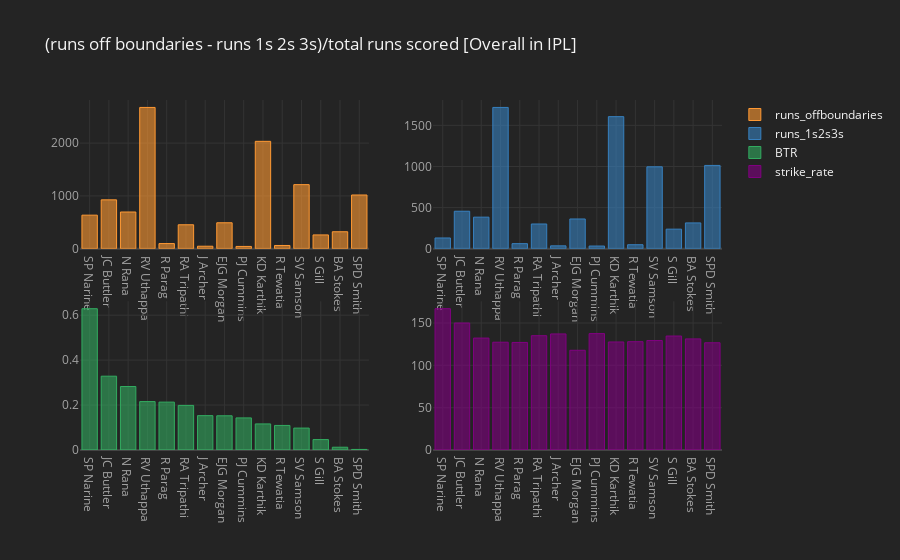
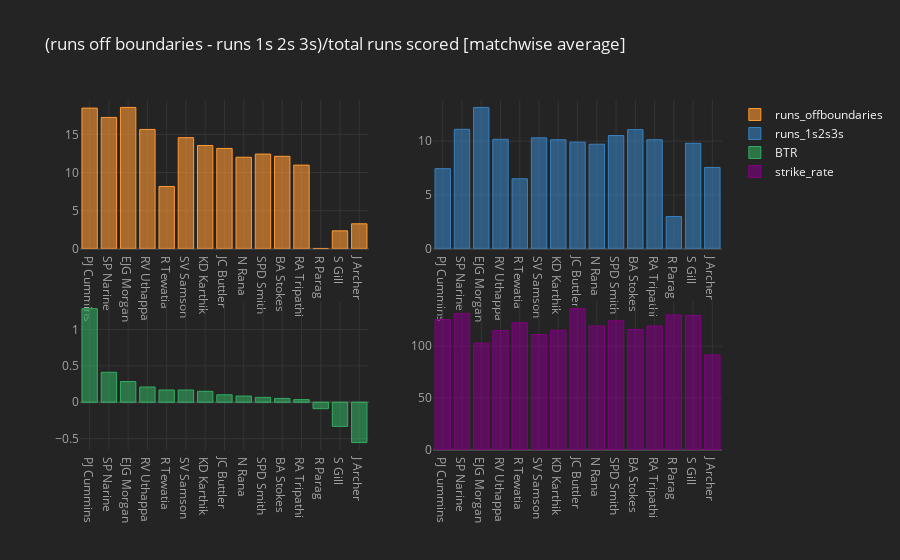
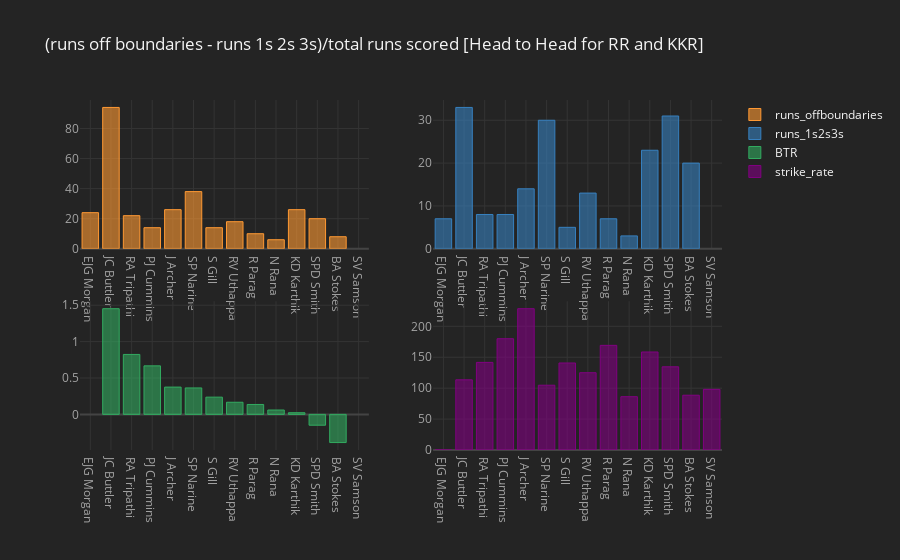
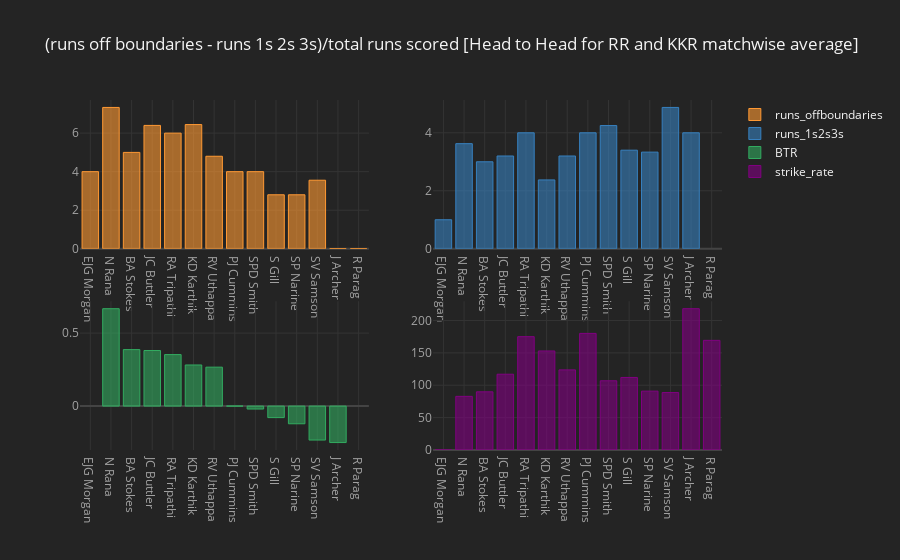

The notebook cell saved with these charts, in order:
### Markdown cell above
## Plots for above results

### Code cell
import numpy as np
import cufflinks as cf

def cufflinks_plot(plot_data, label):
    cf.set_config_file(theme='pearl',sharing='public',offline=True)
    plot_data.iplot(kind="bar",x = "batsman",
                            subplots=True,
                          sortbars=True,
                          keys = ["runs_offboundaries", "runs_1s2s3s", "BTR", "strike_rate"],
                          title= label,
                          theme="henanigans")

cufflinks_plot(KKR_RR_boundaries, "(runs off boundaries - runs 1s 2s 3s)/total runs scored [Overall in IPL]")
cufflinks_plot(boundaries_runs_ratio, "(runs off boundaries - runs 1s 2s 3s)/total runs scored [matchwise average]")
cufflinks_plot(KKR_RR_boundaries_faceoff, "(runs off boundaries - runs 1s 2s 3s)/total runs scored [Head to Head for RR and KKR]")
cufflinks_plot(boundaries_runs_ratio_faceoff, "(runs off boundaries - runs 1s 2s 3s)/total runs scored [Head to Head for RR and KKR matchwise average]")

### Figure 1 — Plotly figure (JSON) as saved in the notebook; plotly's stock layout.template omitted (floating-point values rounded to 4 significant figures)
{"data": [{"marker": {"color": "rgba(255, 153, 51, 0.6)", "line": {"color": "rgba(255, 153, 51, 1.0)", "width": 1}}, "name": "runs_offboundaries", "orientation": "v", "text": "", "type": "bar", "x": ["SP Narine", "JC Buttler", "N Rana", "RV Uthappa", "R Parag", "RA Tripathi", "J Archer", "EJG Morgan", "PJ Cummins", "KD Karthik", "R Tewatia", "SV Samson", "S Gill", "BA Stokes", "SPD Smith"], "xaxis": "x", "y": [636, 926, 696, 2676, 98, 454, 48, 492, 44, 2034, 62, 1214, 262, 322, 1018], "yaxis": "y"}, {"marker": {"color": "rgba(55, 128, 191, 0.6)", "line": {"color": "rgba(55, 128, 191, 1.0)", "width": 1}}, "name": "runs_1s2s3s", "orientation": "v", "text": "", "type": "bar", "x": ["SP Narine", "JC Buttler", "N Rana", "RV Uthappa", "R Parag", "RA Tripathi", "J Archer", "EJG Morgan", "PJ Cummins", "KD Karthik", "R Tewatia", "SV Samson", "S Gill", "BA Stokes", "SPD Smith"], "xaxis": "x2", "y": [131, 456, 384, 1718, 62, 301, 35, 362, 33, 1606, 49, 996, 238, 314, 1013], "yaxis": "y2"}, {"marker": {"color": "rgba(50, 171, 96, 0.6)", "line": {"color": "rgba(50, 171, 96, 1.0)", "width": 1}}, "name": "BTR", "orientation": "v", "text": "", "type": "bar", "x": ["SP Narine", "JC Buttler", "N Rana", "RV Uthappa", "R Parag", "RA Tripathi", "J Archer", "EJG Morgan", "PJ Cummins", "KD Karthik", "R Tewatia", "SV Samson", "S Gill", "BA Stokes", "SPD Smith"], "xaxis": "x3", "y": [0.6289, 0.3284, 0.2826, 0.2155, 0.213, 0.1984, 0.1529, 0.1522, 0.1429, 0.1161, 0.1092, 0.09754, 0.04642, 0.01236, 0.002443], "yaxis": "y3"}, {"marker": {"color": "rgba(128, 0, 128, 0.6)", "line": {"color": "rgba(128, 0, 128, 1.0)", "width": 1}}, "name": "strike_rate", "orientation": "v", "text": "", "type": "bar", "x": ["SP Narine", "JC Buttler", "N Rana", "RV Uthappa", "R Parag", "RA Tripathi", "J Archer", "EJG Morgan", "PJ Cummins", "KD Karthik", "R Tewatia", "SV Samson", "S Gill", "BA Stokes", "SPD Smith"], "xaxis": "x4", "y": [166.9, 150, 132.2, 127.3, 127.1, 135.0, 137.1, 117.8, 137.5, 127.6, 128.0, 129.3, 134.6, 131.2, 126.7], "yaxis": "y4"}], "layout": {"legend": {"bgcolor": "#242424", "font": {"color": "#F4F4F4"}}, "paper_bgcolor": "#242424", "plot_bgcolor": "#242424", "title": {"font": {"color": "#F4F4F4"}, "text": "(runs off boundaries - runs 1s 2s 3s)/total runs scored [Overall in IPL]"}, "xaxis": {"anchor": "y", "domain": [0, 0.45], "gridcolor": "#343434", "showgrid": true, "tickfont": {"color": "#A4A4A4"}, "title": {"font": {"color": "#A4A4A4"}, "text": ""}, "zerolinecolor": "#444444"}, "xaxis2": {"anchor": "y2", "domain": [0.55, 1], "gridcolor": "#343434", "showgrid": true, "tickfont": {"color": "#A4A4A4"}, "title": {"font": {"color": "#A4A4A4"}, "text": ""}, "zerolinecolor": "#444444"}, "xaxis3": {"anchor": "y3", "domain": [0, 0.45], "gridcolor": "#343434", "showgrid": true, "tickfont": {"color": "#A4A4A4"}, "title": {"font": {"color": "#A4A4A4"}, "text": ""}, "zerolinecolor": "#444444"}, "xaxis4": {"anchor": "y4", "domain": [0.55, 1], "gridcolor": "#343434", "showgrid": true, "tickfont": {"color": "#A4A4A4"}, "title": {"font": {"color": "#A4A4A4"}, "text": ""}, "zerolinecolor": "#444444"}, "yaxis": {"anchor": "x", "domain": [0.575, 1], "gridcolor": "#343434", "showgrid": true, "tickfont": {"color": "#A4A4A4"}, "title": {"font": {"color": "#A4A4A4"}, "text": ""}, "zerolinecolor": "#444444"}, "yaxis2": {"anchor": "x2", "domain": [0.575, 1], "gridcolor": "#343434", "showgrid": true, "tickfont": {"color": "#A4A4A4"}, "title": {"font": {"color": "#A4A4A4"}, "text": ""}, "zerolinecolor": "#444444"}, "yaxis3": {"anchor": "x3", "domain": [0, 0.425], "gridcolor": "#343434", "showgrid": true, "tickfont": {"color": "#A4A4A4"}, "title": {"font": {"color": "#A4A4A4"}, "text": ""}, "zerolinecolor": "#444444"}, "yaxis4": {"anchor": "x4", "domain": [0, 0.425], "gridcolor": "#343434", "showgrid": true, "tickfont": {"color": "#A4A4A4"}, "title": {"font": {"color": "#A4A4A4"}, "text": ""}, "zerolinecolor": "#444444"}}}

### Figure 2 — Plotly figure (JSON) as saved in the notebook; plotly's stock layout.template omitted (floating-point values rounded to 4 significant figures)
{"data": [{"marker": {"color": "rgba(255, 153, 51, 0.6)", "line": {"color": "rgba(255, 153, 51, 1.0)", "width": 1}}, "name": "runs_offboundaries", "orientation": "v", "text": "", "type": "bar", "x": ["PJ Cummins", "SP Narine", "EJG Morgan", "RV Uthappa", "R Tewatia", "SV Samson", "KD Karthik", "JC Buttler", "N Rana", "SPD Smith", "BA Stokes", "RA Tripathi", "R Parag", "S Gill", "J Archer"], "xaxis": "x", "y": [18.44, 17.22, 18.53, 15.65, 8.167, 14.57, 13.54, 13.16, 12, 12.42, 12.12, 10.97, 0, 2.348, 3.273], "yaxis": "y"}, {"marker": {"color": "rgba(55, 128, 191, 0.6)", "line": {"color": "rgba(55, 128, 191, 1.0)", "width": 1}}, "name": "runs_1s2s3s", "orientation": "v", "text": "", "type": "bar", "x": ["PJ Cummins", "SP Narine", "EJG Morgan", "RV Uthappa", "R Tewatia", "SV Samson", "KD Karthik", "JC Buttler", "N Rana", "SPD Smith", "BA Stokes", "RA Tripathi", "R Parag", "S Gill", "J Archer"], "xaxis": "x2", "y": [7.444, 11.1, 13.13, 10.17, 6.5, 10.31, 10.13, 9.907, 9.714, 10.52, 11.07, 10.13, 3, 9.8, 7.556], "yaxis": "y2"}, {"marker": {"color": "rgba(50, 171, 96, 0.6)", "line": {"color": "rgba(50, 171, 96, 1.0)", "width": 1}}, "name": "BTR", "orientation": "v", "text": "", "type": "bar", "x": ["PJ Cummins", "SP Narine", "EJG Morgan", "RV Uthappa", "R Tewatia", "SV Samson", "KD Karthik", "JC Buttler", "N Rana", "SPD Smith", "BA Stokes", "RA Tripathi", "R Parag", "S Gill", "J Archer"], "xaxis": "x3", "y": [1.286, 0.4117, 0.2845, 0.2094, 0.1681, 0.1677, 0.15, 0.1022, 0.08489, 0.06663, 0.05223, 0.03598, -0.08876, -0.3315, -0.5542], "yaxis": "y3"}, {"marker": {"color": "rgba(128, 0, 128, 0.6)", "line": {"color": "rgba(128, 0, 128, 1.0)", "width": 1}}, "name": "strike_rate", "orientation": "v", "text": "", "type": "bar", "x": ["PJ Cummins", "SP Narine", "EJG Morgan", "RV Uthappa", "R Tewatia", "SV Samson", "KD Karthik", "JC Buttler", "N Rana", "SPD Smith", "BA Stokes", "RA Tripathi", "R Parag", "S Gill", "J Archer"], "xaxis": "x4", "y": [125.6, 131.3, 102.8, 115.0, 122.4, 111.1, 115.2, 136.0, 119.4, 124.5, 116.0, 119.4, 130.0, 129.5, 91.49], "yaxis": "y4"}], "layout": {"legend": {"bgcolor": "#242424", "font": {"color": "#F4F4F4"}}, "paper_bgcolor": "#242424", "plot_bgcolor": "#242424", "title": {"font": {"color": "#F4F4F4"}, "text": "(runs off boundaries - runs 1s 2s 3s)/total runs scored [matchwise average]"}, "xaxis": {"anchor": "y", "domain": [0, 0.45], "gridcolor": "#343434", "showgrid": true, "tickfont": {"color": "#A4A4A4"}, "title": {"font": {"color": "#A4A4A4"}, "text": ""}, "zerolinecolor": "#444444"}, "xaxis2": {"anchor": "y2", "domain": [0.55, 1], "gridcolor": "#343434", "showgrid": true, "tickfont": {"color": "#A4A4A4"}, "title": {"font": {"color": "#A4A4A4"}, "text": ""}, "zerolinecolor": "#444444"}, "xaxis3": {"anchor": "y3", "domain": [0, 0.45], "gridcolor": "#343434", "showgrid": true, "tickfont": {"color": "#A4A4A4"}, "title": {"font": {"color": "#A4A4A4"}, "text": ""}, "zerolinecolor": "#444444"}, "xaxis4": {"anchor": "y4", "domain": [0.55, 1], "gridcolor": "#343434", "showgrid": true, "tickfont": {"color": "#A4A4A4"}, "title": {"font": {"color": "#A4A4A4"}, "text": ""}, "zerolinecolor": "#444444"}, "yaxis": {"anchor": "x", "domain": [0.575, 1], "gridcolor": "#343434", "showgrid": true, "tickfont": {"color": "#A4A4A4"}, "title": {"font": {"color": "#A4A4A4"}, "text": ""}, "zerolinecolor": "#444444"}, "yaxis2": {"anchor": "x2", "domain": [0.575, 1], "gridcolor": "#343434", "showgrid": true, "tickfont": {"color": "#A4A4A4"}, "title": {"font": {"color": "#A4A4A4"}, "text": ""}, "zerolinecolor": "#444444"}, "yaxis3": {"anchor": "x3", "domain": [0, 0.425], "gridcolor": "#343434", "showgrid": true, "tickfont": {"color": "#A4A4A4"}, "title": {"font": {"color": "#A4A4A4"}, "text": ""}, "zerolinecolor": "#444444"}, "yaxis4": {"anchor": "x4", "domain": [0, 0.425], "gridcolor": "#343434", "showgrid": true, "tickfont": {"color": "#A4A4A4"}, "title": {"font": {"color": "#A4A4A4"}, "text": ""}, "zerolinecolor": "#444444"}}}

### Figure 3 — Plotly figure (JSON) as saved in the notebook; plotly's stock layout.template omitted (floating-point values rounded to 4 significant figures)
{"data": [{"marker": {"color": "rgba(255, 153, 51, 0.6)", "line": {"color": "rgba(255, 153, 51, 1.0)", "width": 1}}, "name": "runs_offboundaries", "orientation": "v", "text": "", "type": "bar", "x": ["EJG Morgan", "JC Buttler", "RA Tripathi", "PJ Cummins", "J Archer", "SP Narine", "S Gill", "RV Uthappa", "R Parag", "N Rana", "KD Karthik", "SPD Smith", "BA Stokes", "SV Samson"], "xaxis": "x", "y": [24, 94, 22, 14, 26, 38, 14, 18, 10, 6, 26, 20, 8, ""], "yaxis": "y"}, {"marker": {"color": "rgba(55, 128, 191, 0.6)", "line": {"color": "rgba(55, 128, 191, 1.0)", "width": 1}}, "name": "runs_1s2s3s", "orientation": "v", "text": "", "type": "bar", "x": ["EJG Morgan", "JC Buttler", "RA Tripathi", "PJ Cummins", "J Archer", "SP Narine", "S Gill", "RV Uthappa", "R Parag", "N Rana", "KD Karthik", "SPD Smith", "BA Stokes", "SV Samson"], "xaxis": "x2", "y": [7, 33, 8, 8, 14, 30, 5, 13, 7, 3, 23, 31, 20, ""], "yaxis": "y2"}, {"marker": {"color": "rgba(50, 171, 96, 0.6)", "line": {"color": "rgba(50, 171, 96, 1.0)", "width": 1}}, "name": "BTR", "orientation": "v", "text": "", "type": "bar", "x": ["EJG Morgan", "JC Buttler", "RA Tripathi", "PJ Cummins", "J Archer", "SP Narine", "S Gill", "RV Uthappa", "R Parag", "N Rana", "KD Karthik", "SPD Smith", "BA Stokes", "SV Samson"], "xaxis": "x3", "y": [null, 1.452, 0.8235, 0.6667, 0.375, 0.3636, 0.2368, 0.1667, 0.1364, 0.06, 0.02308, -0.1486, -0.3871, ""], "yaxis": "y3"}, {"marker": {"color": "rgba(128, 0, 128, 0.6)", "line": {"color": "rgba(128, 0, 128, 1.0)", "width": 1}}, "name": "strike_rate", "orientation": "v", "text": "", "type": "bar", "x": ["EJG Morgan", "JC Buttler", "RA Tripathi", "PJ Cummins", "J Archer", "SP Narine", "S Gill", "RV Uthappa", "R Parag", "N Rana", "KD Karthik", "SPD Smith", "BA Stokes", "SV Samson"], "xaxis": "x4", "y": [0, 113.5, 141.7, 180, 228.6, 104.8, 140.7, 125, 169.2, 86.21, 158.5, 134.5, 88.57, 98.08], "yaxis": "y4"}], "layout": {"legend": {"bgcolor": "#242424", "font": {"color": "#F4F4F4"}}, "paper_bgcolor": "#242424", "plot_bgcolor": "#242424", "title": {"font": {"color": "#F4F4F4"}, "text": "(runs off boundaries - runs 1s 2s 3s)/total runs scored [Head to Head for RR and KKR]"}, "xaxis": {"anchor": "y", "domain": [0, 0.45], "gridcolor": "#343434", "showgrid": true, "tickfont": {"color": "#A4A4A4"}, "title": {"font": {"color": "#A4A4A4"}, "text": ""}, "zerolinecolor": "#444444"}, "xaxis2": {"anchor": "y2", "domain": [0.55, 1], "gridcolor": "#343434", "showgrid": true, "tickfont": {"color": "#A4A4A4"}, "title": {"font": {"color": "#A4A4A4"}, "text": ""}, "zerolinecolor": "#444444"}, "xaxis3": {"anchor": "y3", "domain": [0, 0.45], "gridcolor": "#343434", "showgrid": true, "tickfont": {"color": "#A4A4A4"}, "title": {"font": {"color": "#A4A4A4"}, "text": ""}, "zerolinecolor": "#444444"}, "xaxis4": {"anchor": "y4", "domain": [0.55, 1], "gridcolor": "#343434", "showgrid": true, "tickfont": {"color": "#A4A4A4"}, "title": {"font": {"color": "#A4A4A4"}, "text": ""}, "zerolinecolor": "#444444"}, "yaxis": {"anchor": "x", "domain": [0.575, 1], "gridcolor": "#343434", "showgrid": true, "tickfont": {"color": "#A4A4A4"}, "title": {"font": {"color": "#A4A4A4"}, "text": ""}, "zerolinecolor": "#444444"}, "yaxis2": {"anchor": "x2", "domain": [0.575, 1], "gridcolor": "#343434", "showgrid": true, "tickfont": {"color": "#A4A4A4"}, "title": {"font": {"color": "#A4A4A4"}, "text": ""}, "zerolinecolor": "#444444"}, "yaxis3": {"anchor": "x3", "domain": [0, 0.425], "gridcolor": "#343434", "showgrid": true, "tickfont": {"color": "#A4A4A4"}, "title": {"font": {"color": "#A4A4A4"}, "text": ""}, "zerolinecolor": "#444444"}, "yaxis4": {"anchor": "x4", "domain": [0, 0.425], "gridcolor": "#343434", "showgrid": true, "tickfont": {"color": "#A4A4A4"}, "title": {"font": {"color": "#A4A4A4"}, "text": ""}, "zerolinecolor": "#444444"}}}

### Figure 4 — Plotly figure (JSON) as saved in the notebook; plotly's stock layout.template omitted (floating-point values rounded to 4 significant figures)
{"data": [{"marker": {"color": "rgba(255, 153, 51, 0.6)", "line": {"color": "rgba(255, 153, 51, 1.0)", "width": 1}}, "name": "runs_offboundaries", "orientation": "v", "text": "", "type": "bar", "x": ["EJG Morgan", "N Rana", "BA Stokes", "JC Buttler", "RA Tripathi", "KD Karthik", "RV Uthappa", "PJ Cummins", "SPD Smith", "S Gill", "SP Narine", "SV Samson", "J Archer", "R Parag"], "xaxis": "x", "y": [4, 7.333, 5, 6.4, 6, 6.444, 4.8, 4, 4, 2.8, 2.8, 3.556, 0, 0], "yaxis": "y"}, {"marker": {"color": "rgba(55, 128, 191, 0.6)", "line": {"color": "rgba(55, 128, 191, 1.0)", "width": 1}}, "name": "runs_1s2s3s", "orientation": "v", "text": "", "type": "bar", "x": ["EJG Morgan", "N Rana", "BA Stokes", "JC Buttler", "RA Tripathi", "KD Karthik", "RV Uthappa", "PJ Cummins", "SPD Smith", "S Gill", "SP Narine", "SV Samson", "J Archer", "R Parag"], "xaxis": "x2", "y": [1, 3.625, 3, 3.2, 4, 2.375, 3.2, 4, 4.25, 3.4, 3.333, 4.875, 4, ""], "yaxis": "y2"}, {"marker": {"color": "rgba(50, 171, 96, 0.6)", "line": {"color": "rgba(50, 171, 96, 1.0)", "width": 1}}, "name": "BTR", "orientation": "v", "text": "", "type": "bar", "x": ["EJG Morgan", "N Rana", "BA Stokes", "JC Buttler", "RA Tripathi", "KD Karthik", "RV Uthappa", "PJ Cummins", "SPD Smith", "S Gill", "SP Narine", "SV Samson", "J Archer", "R Parag"], "xaxis": "x3", "y": [null, 0.6675, 0.3871, 0.381, 0.3529, 0.2817, 0.2667, 0, -0.02027, -0.07895, -0.1212, -0.2328, -0.25, ""], "yaxis": "y3"}, {"marker": {"color": "rgba(128, 0, 128, 0.6)", "line": {"color": "rgba(128, 0, 128, 1.0)", "width": 1}}, "name": "strike_rate", "orientation": "v", "text": "", "type": "bar", "x": ["EJG Morgan", "N Rana", "BA Stokes", "JC Buttler", "RA Tripathi", "KD Karthik", "RV Uthappa", "PJ Cummins", "SPD Smith", "S Gill", "SP Narine", "SV Samson", "J Archer", "R Parag"], "xaxis": "x4", "y": [0, 82.77, 89.81, 117, 175, 152.9, 123.7, 180, 106.9, 112, 90.86, 88.7, 218.2, 169.2], "yaxis": "y4"}], "layout": {"legend": {"bgcolor": "#242424", "font": {"color": "#F4F4F4"}}, "paper_bgcolor": "#242424", "plot_bgcolor": "#242424", "title": {"font": {"color": "#F4F4F4"}, "text": "(runs off boundaries - runs 1s 2s 3s)/total runs scored [Head to Head for RR and KKR matchwise average]"}, "xaxis": {"anchor": "y", "domain": [0, 0.45], "gridcolor": "#343434", "showgrid": true, "tickfont": {"color": "#A4A4A4"}, "title": {"font": {"color": "#A4A4A4"}, "text": ""}, "zerolinecolor": "#444444"}, "xaxis2": {"anchor": "y2", "domain": [0.55, 1], "gridcolor": "#343434", "showgrid": true, "tickfont": {"color": "#A4A4A4"}, "title": {"font": {"color": "#A4A4A4"}, "text": ""}, "zerolinecolor": "#444444"}, "xaxis3": {"anchor": "y3", "domain": [0, 0.45], "gridcolor": "#343434", "showgrid": true, "tickfont": {"color": "#A4A4A4"}, "title": {"font": {"color": "#A4A4A4"}, "text": ""}, "zerolinecolor": "#444444"}, "xaxis4": {"anchor": "y4", "domain": [0.55, 1], "gridcolor": "#343434", "showgrid": true, "tickfont": {"color": "#A4A4A4"}, "title": {"font": {"color": "#A4A4A4"}, "text": ""}, "zerolinecolor": "#444444"}, "yaxis": {"anchor": "x", "domain": [0.575, 1], "gridcolor": "#343434", "showgrid": true, "tickfont": {"color": "#A4A4A4"}, "title": {"font": {"color": "#A4A4A4"}, "text": ""}, "zerolinecolor": "#444444"}, "yaxis2": {"anchor": "x2", "domain": [0.575, 1], "gridcolor": "#343434", "showgrid": true, "tickfont": {"color": "#A4A4A4"}, "title": {"font": {"color": "#A4A4A4"}, "text": ""}, "zerolinecolor": "#444444"}, "yaxis3": {"anchor": "x3", "domain": [0, 0.425], "gridcolor": "#343434", "showgrid": true, "tickfont": {"color": "#A4A4A4"}, "title": {"font": {"color": "#A4A4A4"}, "text": ""}, "zerolinecolor": "#444444"}, "yaxis4": {"anchor": "x4", "domain": [0, 0.425], "gridcolor": "#343434", "showgrid": true, "tickfont": {"color": "#A4A4A4"}, "title": {"font": {"color": "#A4A4A4"}, "text": ""}, "zerolinecolor": "#444444"}}}
